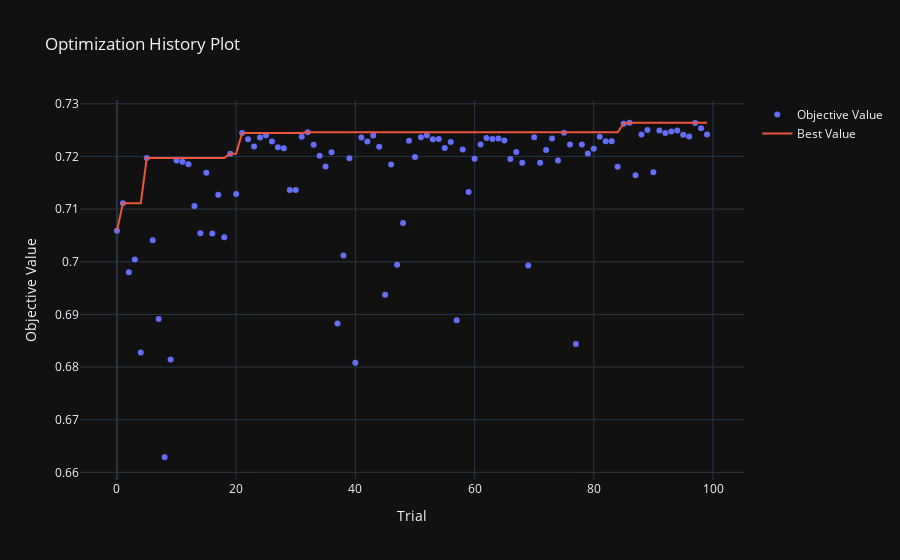

Write notebook code for a chart like this one.
### Code cell
import plotly.graph_objects as go

fig = optuna.visualization.plot_optimization_history(study)
fig.show()
